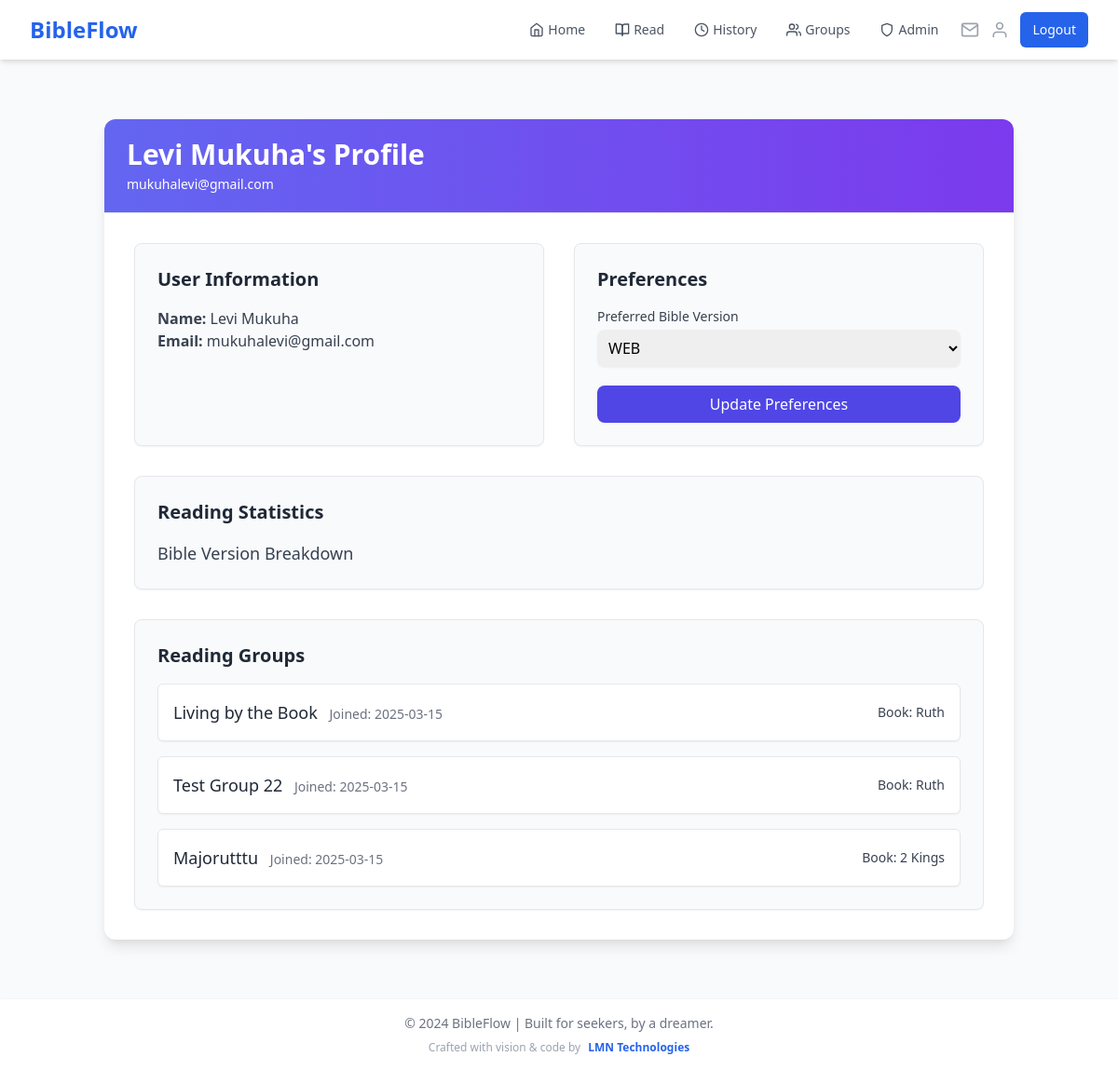
The app's page /profile (signed in) with its own data.
### app.py (models this page shows)
class User(UserMixin, db.Model):
    id = db.Column(db.Integer, primary_key=True)
    name = db.Column(db.String(100), nullable=False)
    email = db.Column(db.String(120), unique=True, nullable=False, index=True)
    password_hash = db.Column(db.String(200), nullable=False)
    streak = db.Column(db.Integer, default=0)
    last_read_date = db.Column(db.DateTime, index=True)
    readings = db.relationship('Reading', backref='user', lazy='dynamic')
    preferred_version = db.Column(db.String(10), default='KJV')
    created_groups = db.relationship('ReadingGroup', backref='creator', lazy='dynamic')
    group_memberships = db.relationship('GroupMember', backref='user', lazy='dynamic')

class GroupMember(db.Model):
    id = db.Column(db.Integer, primary_key=True)
    group_id = db.Column(db.Integer, db.ForeignKey('reading_group.id'), nullable=False)
    user_id = db.Column(db.Integer, db.ForeignKey('user.id'), nullable=False)
    join_date = db.Column(db.DateTime, default=datetime.utcnow)
    last_read_chapter = db.Column(db.Integer, default=0)
    __table_args__ = (db.UniqueConstraint('group_id', 'user_id'),)

class ReadingGroup(db.Model):
    id = db.Column(db.Integer, primary_key=True)
    name = db.Column(db.String(100), nullable=False)
    description = db.Column(db.Text)
    created_at = db.Column(db.DateTime, default=datetime.utcnow)
    book = db.Column(db.String(50), nullable=False)
    current_chapter = db.Column(db.Integer, default=1)
    target_completion_date = db.Column(db.DateTime)
    creator_id = db.Column(db.Integer, db.ForeignKey('user.id'), nullable=False)
    visibility = db.Column(db.String(20), default='public')
    access_code = db.Column(db.String(20))
    members = db.relationship('GroupMember', backref='reading_group', lazy='joined')
    readings = db.relationship('GroupReading', backref='reading_group', lazy='dynamic')
    invitations = db.relationship('GroupInvitation', backref='reading_group', lazy='dynamic')

### app.py (the view)
@app.route('/profile', methods=['GET', 'POST'])
@login_required
def profile():
    if request.method == 'POST':
        current_user.preferred_version = request.form.get('preferred_version', 'KJV')
        db.session.commit()
        cache.delete_memoized(get_bible_books)
        flash('Preferences updated successfully!')
        return redirect(url_for('profile'))
    reading_stats = db.session.query(
        Reading.bible_version,
        db.func.count(Reading.id)
    ).filter_by(user_id=current_user.id).group_by(Reading.bible_version).all()
    group_stats = GroupMember.query.filter_by(user_id=current_user.id).options(
        db.joinedload(GroupMember.reading_group)  # Change 'group' to 'reading_group'
    ).all()
    return render_template('profile.html',
                         versions=BIBLE_VERSIONS.keys(),
                         reading_stats=reading_stats,
                         group_stats=group_stats)

### app.py (called while the page is built)
@login_manager.user_loader
def load_user(user_id):
    if 'user_id' in session:
        return User.query.get(int(session['user_id']))
    return None

@app.context_processor
def inject_user_name():
    if current_user.is_authenticated:
        return dict(user_name=current_user.name)
    return dict(user_name='Guest')

@app.context_processor
def inject_invitation_count():
    if current_user.is_authenticated:
        invitation_count = GroupInvitation.query.filter(
            GroupInvitation.email == current_user.email,
            GroupInvitation.used == False,
            GroupInvitation.expires_at > datetime.utcnow()
        ).count()
        return dict(invitation_count=invitation_count)
    return dict(invitation_count=0)

### templates/profile.html (shortened to what this page needs)
{% extends "base.html" %}
{% block content %}
<div class="container mx-auto px-6 py-8">
    <div class="bg-white shadow-lg rounded-xl overflow-hidden">
        <div class="bg-gradient-to-r from-indigo-500 to-purple-600 px-6 py-5 border-b">
            <h1 class="text-3xl font-bold text-white">{{ current_user.name }}'s Profile</h1>
            <p class="text-white text-sm mt-1">{{ current_user.email }}</p>
        </div>
        <div class="p-8">
            <div class="grid md:grid-cols-2 gap-8">
                <div class="bg-gray-50 p-6 rounded-lg shadow-sm border">
                    <h2 class="text-xl font-semibold text-gray-800 mb-4">User Information</h2>
                    <p class="text-gray-700"><strong>Name:</strong> {{ current_user.name }}</p>
                    <p class="text-gray-700"><strong>Email:</strong> {{ current_user.email }}</p>
                </div>
                <div class="bg-gray-50 p-6 rounded-lg shadow-sm border">
                    <h2 class="text-xl font-semibold text-gray-800 mb-4">Preferences</h2>
                    <form method="POST" class="space-y-5">
                        <div>
                            <label class="block text-sm font-medium text-gray-700">
                                Preferred Bible Version
                            </label>
                            <select
                                name="preferred_version"
                                class="mt-1 block w-full rounded-lg border-gray-300 shadow-sm focus:border-indigo-400 focus:ring focus:ring-indigo-300 focus:ring-opacity-50 p-2"
                            >
                                {% for version in versions %}
                                <option
                                    value="{{ version }}"
                                    {% if version == current_user.preferred_version %}selected{% endif %}
                                >
                                    {{ version }}
                                </option>
                                {% endfor %}
                            </select>
                        </div>
                        <button
                            type="submit"
                            class="w-full bg-indigo-600 text-white py-2 px-4 rounded-lg hover:bg-indigo-700 transition focus:outline-none focus:ring-2 focus:ring-indigo-500"
                        >
                            Update Preferences
                        </button>
                    </form>
                </div>
            </div>
            <div class="mt-8 bg-gray-50 p-6 rounded-lg shadow-sm border">
                <h2 class="text-xl font-semibold text-gray-800 mb-4">Reading Statistics</h2>
                <div class="space-y-4">
                    <h3 class="text-lg font-medium text-gray-700">Bible Version Breakdown</h3>
                </div>
            </div>
            <div class="mt-8 bg-gray-50 p-6 rounded-lg shadow-sm border">
                <h2 class="text-xl font-semibold text-gray-800 mb-4">Reading Groups</h2>
                {% if group_stats %}
                    <div class="space-y-4">
                        {% for membership in group_stats %}
                        <div class="flex justify-between items-center bg-white p-4 rounded-md shadow-sm border border-gray-200">
                            <div>
                                <span class="font-medium text-gray-800 text-lg">
                                    {{ membership.reading_group.name }}
                                </span>
                                <span class="ml-2 text-sm text-gray-500">
                                    Joined: {{ membership.join_date.strftime('%Y-%m-%d') }}
                                </span>
                            </div>
                            <span class="text-sm text-gray-700 font-medium">
                                Book: {{ membership.reading_group.book }}
                            </span>
                        </div>
                        {% endfor %}
                    </div>
                {% else %}
                    <p class="text-gray-500 text-center">You haven't joined any reading groups yet.</p>
                {% endif %}
            </div>
        </div>
    </div>
</div>
{% endblock %}

### records on screen
User: name "Levi Mukuha", email "mukuhalevi@gmail.com", preferred_version "WEB"
GroupMember: reading_group.name "Living by the Book", join_date "2025-03-15", reading_group.book "Ruth"
GroupMember: reading_group.name "Test Group 22", join_date "2025-03-15", reading_group.book "Ruth"
GroupMember: reading_group.name "Majorutttu", join_date "2025-03-15", reading_group.book "2 Kings"
